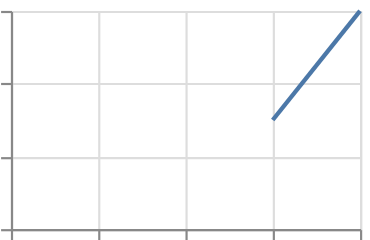

Here is the Vega-Lite specification saved for this chart:
### Vega-Lite specification from a JSON file in a GitHub repository (floating-point values rounded to 4 significant figures)
{"$schema": "https://vega.github.io/schema/vega-lite/v6.json", "description": "break-paths-show-path-domains is an alias of the default for a path mark", "padding": 5, "autosize": "none", "data": {"values": [{"c": "A", "x": 1, "y": 2, "s": 3, "t": "2024-01-01"}, {"c": "B", "x": 2, "y": null, "s": null, "t": "2024-02-01"}, {"c": "C", "x": 3, "y": null, "s": 4, "t": "2024-03-01"}, {"c": "D", "x": 4, "y": 3, "s": 7, "t": "2024-04-01"}, {"c": "E", "x": 5, "y": 6, "s": 2, "t": "2024-05-01"}]}, "width": 160, "height": 100, "mark": {"type": "line", "invalid": "break-paths-show-path-domains"}, "encoding": {"x": {"field": "x", "type": "quantitative"}, "y": {"field": "y", "type": "quantitative"}}}
